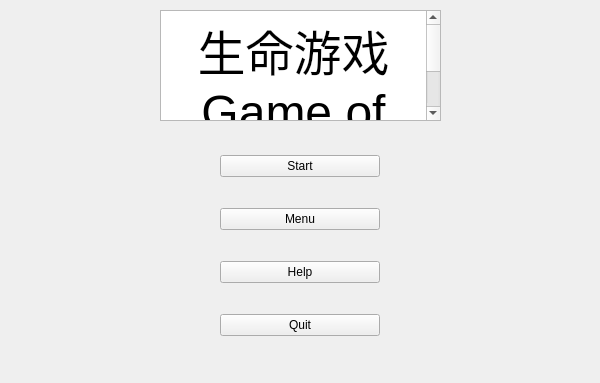
<?xml version="1.0" encoding="UTF-8"?>
<ui version="4.0">
 <class>StartWindow</class>
 <widget class="QWidget" name="StartWindow">
  <property name="geometry">
   <rect>
    <x>0</x>
    <y>0</y>
    <width>600</width>
    <height>383</height>
   </rect>
  </property>
  <property name="windowTitle">
   <string>Form</string>
  </property>
  <property name="styleSheet">
   <string notr="true"/>
  </property>
  <widget class="QWidget" name="verticalLayoutWidget">
   <property name="geometry">
    <rect>
     <x>220</x>
     <y>130</y>
     <width>160</width>
     <height>231</height>
    </rect>
   </property>
   <layout class="QVBoxLayout" name="verticalLayout">
    <item>
     <widget class="QPushButton" name="pushButton">
      <property name="styleSheet">
       <string notr="true"/>
      </property>
      <property name="text">
       <string>Start</string>
      </property>
     </widget>
    </item>
    <item>
     <widget class="QPushButton" name="pushButton_2">
      <property name="styleSheet">
       <string notr="true"/>
      </property>
      <property name="text">
       <string>Menu</string>
      </property>
     </widget>
    </item>
    <item>
     <widget class="QPushButton" name="pushButton_3">
      <property name="styleSheet">
       <string notr="true"/>
      </property>
      <property name="text">
       <string>Help</string>
      </property>
     </widget>
    </item>
    <item>
     <widget class="QPushButton" name="pushButton_4">
      <property name="styleSheet">
       <string notr="true"/>
      </property>
      <property name="text">
       <string>Quit</string>
      </property>
     </widget>
    </item>
   </layout>
  </widget>
  <widget class="QTextBrowser" name="textBrowser">
   <property name="geometry">
    <rect>
     <x>160</x>
     <y>10</y>
     <width>281</width>
     <height>111</height>
    </rect>
   </property>
   <property name="styleSheet">
    <string notr="true"/>
   </property>
   <property name="html">
    <string>&lt;!DOCTYPE HTML PUBLIC &quot;-//W3C//DTD HTML 4.0//EN&quot; &quot;http://www.w3.org/TR/REC-html40/strict.dtd&quot;&gt;
&lt;html&gt;&lt;head&gt;&lt;meta name=&quot;qrichtext&quot; content=&quot;1&quot; /&gt;&lt;style type=&quot;text/css&quot;&gt;
p, li { white-space: pre-wrap; }
&lt;/style&gt;&lt;/head&gt;&lt;body style=&quot; font-family:'.AppleSystemUIFont'; font-size:13pt; font-weight:400; font-style:normal;&quot;&gt;
&lt;p align=&quot;center&quot; style=&quot; margin-top:0px; margin-bottom:0px; margin-left:0px; margin-right:0px; -qt-block-indent:0; text-indent:0px;&quot;&gt;&lt;span style=&quot; font-size:36pt;&quot;&gt;生命游戏&lt;/span&gt;&lt;/p&gt;
&lt;p align=&quot;center&quot; style=&quot; margin-top:0px; margin-bottom:0px; margin-left:0px; margin-right:0px; -qt-block-indent:0; text-indent:0px;&quot;&gt;&lt;span style=&quot; font-size:36pt;&quot;&gt;Game of Life&lt;/span&gt;&lt;/p&gt;&lt;/body&gt;&lt;/html&gt;</string>
   </property>
  </widget>
 </widget>
 <resources/>
 <connections/>
</ui>
